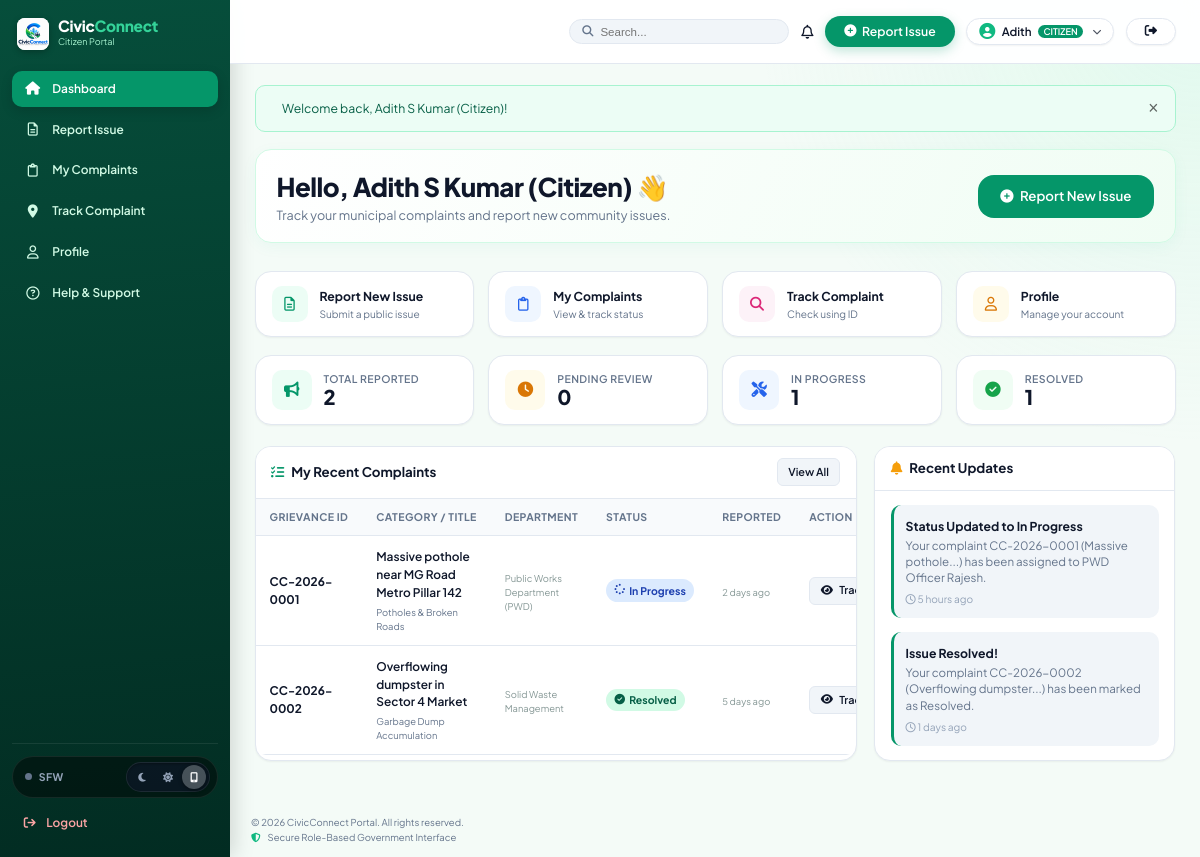
Screenshot of /citizen/dashboard.php (signed in) with the database file from the repository.
### tables this page shows
CREATE TABLE IF NOT EXISTS `complaints` (
    `id` INT AUTO_INCREMENT PRIMARY KEY,
    `complaint_uid` VARCHAR(30) UNIQUE NOT NULL,
    `citizen_id` INT NOT NULL,
    `category_id` INT NOT NULL,
    `department_id` INT NOT NULL,
    `title` VARCHAR(200) NOT NULL,
    `description` TEXT NOT NULL,
    `image` VARCHAR(255) DEFAULT NULL,
    `location` VARCHAR(255) NOT NULL,
    `latitude` DECIMAL(10, 8) DEFAULT NULL,
    `longitude` DECIMAL(11, 8) DEFAULT NULL,
    `status` ENUM('Pending', 'In Progress', 'Resolved', 'Rejected') DEFAULT 'Pending',
    `priority` ENUM('Low', 'Medium', 'High', 'Urgent') DEFAULT 'Medium',
    `assigned_to` INT DEFAULT NULL,
    `resolution_remarks` TEXT DEFAULT NULL,
    `resolution_image` VARCHAR(255) DEFAULT NULL,
    `resolved_at` TIMESTAMP NULL DEFAULT NULL,
    `created_at` TIMESTAMP DEFAULT CURRENT_TIMESTAMP,
    `updated_at` TIMESTAMP DEFAULT CURRENT_TIMESTAMP ON UPDATE CURRENT_TIMESTAMP,
    CONSTRAINT `fk_complaint_citizen` FOREIGN KEY (`citizen_id`) REFERENCES `users` (`id`) ON DELETE CASCADE,
    CONSTRAINT `fk_complaint_category` FOREIGN KEY (`category_id`) REFERENCES `categories` (`id`) ON DELETE RESTRICT,
    CONSTRAINT `fk_complaint_department` FOREIGN KEY (`department_id`) REFERENCES `departments` (`id`) ON DELETE RESTRICT,
    CONSTRAINT `fk_complaint_official` FOREIGN KEY (`assigned_to`) REFERENCES `users` (`id`) ON DELETE SET NULL
);

CREATE TABLE IF NOT EXISTS `categories` (
    `id` INT AUTO_INCREMENT PRIMARY KEY,
    `name` VARCHAR(100) NOT NULL,
    `department_id` INT NOT NULL,
    `description` VARCHAR(255) DEFAULT NULL,
    `sla_days` INT DEFAULT 3,
    `icon` VARCHAR(50) DEFAULT 'alert-circle',
    `created_at` TIMESTAMP DEFAULT CURRENT_TIMESTAMP,
    CONSTRAINT `fk_category_department` FOREIGN KEY (`department_id`) REFERENCES `departments` (`id`) ON DELETE CASCADE
);

CREATE TABLE IF NOT EXISTS `departments` (
    `id` INT AUTO_INCREMENT PRIMARY KEY,
    `name` VARCHAR(100) NOT NULL,
    `code` VARCHAR(20) NOT NULL UNIQUE,
    `description` TEXT,
    `head_name` VARCHAR(100) DEFAULT NULL,
    `contact_email` VARCHAR(100) DEFAULT NULL,
    `created_at` TIMESTAMP DEFAULT CURRENT_TIMESTAMP
);

CREATE TABLE IF NOT EXISTS `notifications` (
    `id` INT AUTO_INCREMENT PRIMARY KEY,
    `user_id` INT NOT NULL,
    `complaint_id` INT DEFAULT NULL,
    `title` VARCHAR(150) NOT NULL,
    `message` VARCHAR(255) NOT NULL,
    `is_read` TINYINT(1) DEFAULT 0,
    `created_at` TIMESTAMP DEFAULT CURRENT_TIMESTAMP,
    CONSTRAINT `fk_notification_user` FOREIGN KEY (`user_id`) REFERENCES `users` (`id`) ON DELETE CASCADE
);

### includes/auth.php (called while the page is built, shortened)
<?php
function isLoggedIn(): bool {
    return isset($_SESSION['user_id']) && !empty($_SESSION['user_id']);
}
function currentUser(): ?array {
    return [
        'id' => $_SESSION['user_id'] ?? null,
        'name' => $_SESSION['user_name'] ?? '',
        'email' => $_SESSION['user_email'] ?? '',
        'role' => $_SESSION['user_role'] ?? 'citizen',
        'department_id' => $_SESSION['user_department_id'] ?? null,
        'department_name' => $_SESSION['user_department_name'] ?? null,
        'phone' => $_SESSION['user_phone'] ?? '',
    ];
}

### citizen/dashboard.php (the view, shortened to what this page needs)
<?php
require_once __DIR__ . '/../includes/auth.php';
require_once __DIR__ . '/../includes/functions.php';
$user = currentUser();
$db = getDB();
$stmt = $db->prepare("SELECT COUNT(*) as total FROM complaints WHERE citizen_id = ?");
$stmt->execute([$user['id']]);
$totalComplaints = (int)$stmt->fetch()['total'];
$stmt = $db->prepare("SELECT COUNT(*) as pending FROM complaints WHERE citizen_id = ? AND status = 'Pending'");
$stmt->execute([$user['id']]);
$pendingCount = (int)$stmt->fetch()['pending'];
$stmt = $db->prepare("SELECT COUNT(*) as in_progress FROM complaints WHERE citizen_id = ? AND status = 'In Progress'");
$stmt->execute([$user['id']]);
$inProgressCount = (int)$stmt->fetch()['in_progress'];
$stmt = $db->prepare("SELECT COUNT(*) as resolved FROM complaints WHERE citizen_id = ? AND status = 'Resolved'");
$stmt->execute([$user['id']]);
$resolvedCount = (int)$stmt->fetch()['resolved'];
$stmt = $db->prepare("
    SELECT c.*, cat.name as category_name, d.name as department_name
    FROM complaints c
    JOIN categories cat ON c.category_id = cat.id
    JOIN departments d ON c.department_id = d.id
    WHERE c.citizen_id = ?
    ORDER BY c.created_at DESC
    LIMIT 5
");
$stmt->execute([$user['id']]);
$recentComplaints = $stmt->fetchAll();
$stmt = $db->prepare("SELECT * FROM notifications WHERE user_id = ? ORDER BY created_at DESC LIMIT 5");
$stmt->execute([$user['id']]);
$notifications = $stmt->fetchAll();
require_once __DIR__ . '/../includes/header.php';
?>
<div class="main-content">
    <?= renderFlash() ?>
    <div class="portal-header-banner">
        <div>
            <h1 class="portal-header-title">Hello, <?= htmlspecialchars($user['name']) ?> 👋</h1>
            <p class="portal-header-subtitle">Track your municipal complaints and report new community issues.</p>
        </div>
        <div class="portal-header-actions">
            <a href="<?= APP_URL ?>/citizen/report_issue.php" class="btn btn-primary btn-lg">
                <i class="fa-solid fa-plus-circle"></i> Report New Issue
            </a>
        </div>
    </div>
    <section class="citizen-quick-actions" aria-label="Quick actions">
        <a href="<?= APP_URL ?>/citizen/report_issue.php" class="quick-action-card report">
            <span><i class="fa-regular fa-file-lines"></i></span>
            <div><strong>Report New Issue</strong><small>Submit a public issue</small></div>
        </a>
        <a href="<?= APP_URL ?>/citizen/my_complaints.php" class="quick-action-card complaints">
            <span><i class="fa-regular fa-clipboard"></i></span>
            <div><strong>My Complaints</strong><small>View &amp; track status</small></div>
        </a>
        <a href="<?= APP_URL ?>/citizen/my_complaints.php" class="quick-action-card track">
            <span><i class="fa-solid fa-magnifying-glass"></i></span>
            <div><strong>Track Complaint</strong><small>Check using ID</small></div>
        </a>
        <a href="<?= APP_URL ?>/citizen/profile.php" class="quick-action-card profile">
            <span><i class="fa-regular fa-user"></i></span>
            <div><strong>Profile</strong><small>Manage your account</small></div>
        </a>
    </section>
    <div class="stat-grid">
        <div class="stat-card">
            <div class="stat-icon primary"><i class="fa-solid fa-bullhorn"></i></div>
            <div class="stat-info">
                <div class="stat-label">Total Reported</div>
                <div class="stat-value"><?= $totalComplaints ?></div>
            </div>
        </div>
        <div class="stat-card">
            <div class="stat-icon amber"><i class="fa-solid fa-clock"></i></div>
            <div class="stat-info">
                <div class="stat-label">Pending Review</div>
                <div class="stat-value"><?= $pendingCount ?></div>
            </div>
        </div>
        <div class="stat-card">
            <div class="stat-icon teal"><i class="fa-solid fa-screwdriver-wrench"></i></div>
            <div class="stat-info">
                <div class="stat-label">In Progress</div>
                <div class="stat-value"><?= $inProgressCount ?></div>
            </div>
        </div>
        <div class="stat-card">
            <div class="stat-icon emerald"><i class="fa-solid fa-circle-check"></i></div>
            <div class="stat-info">
                <div class="stat-label">Resolved</div>
                <div class="stat-value"><?= $resolvedCount ?></div>
            </div>
        </div>
    </div>
    <div class="portal-grid-2-1">
        <div class="card">
            <div class="card-header">
                <h3><i class="fa-solid fa-list-check" style="color: var(--primary);"></i> My Recent Complaints</h3>
                <a href="<?= APP_URL ?>/citizen/my_complaints.php" class="btn btn-secondary btn-sm">View All</a>
            </div>
            <div class="card-body" style="padding: 0;">
                <?php if (empty($recentComplaints)): ?>
                    <div style="padding: 3rem; text-align: center; color: var(--text-muted);">
                        <i class="fa-solid fa-inbox" style="font-size: 2.5rem; margin-bottom: 1rem; color: var(--text-subtle);"></i>
                        <p style="font-weight: 600;">You have not reported any issues yet.</p>
                        <a href="<?= APP_URL ?>/citizen/report_issue.php" class="btn btn-primary btn-sm" style="margin-top: 1rem;">
                            Report Your First Grievance
                        </a>
                    </div>
                <?php else: ?>
                    <div class="table-responsive">
                        <table class="table">
                            <thead>
                                <tr>
                                    <th>Grievance ID</th>
                                    <th>Category / Title</th>
                                    <th>Department</th>
                                    <th>Status</th>
                                    <th>Reported</th>
                                    <th>Action</th>
                                </tr>
                            </thead>
                            <tbody>
                                <?php foreach ($recentComplaints as $c): ?>
                                    <tr>
                                        <td><strong><?= htmlspecialchars($c['complaint_uid']) ?></strong></td>
                                        <td>
                                            <div style="font-weight: 600; color: var(--secondary);"><?= htmlspecialchars($c['title']) ?></div>
                                            <small style="color: var(--text-muted);"><?= htmlspecialchars($c['category_name']) ?></small>
                                        </td>
                                        <td><small><?= htmlspecialchars($c['department_name']) ?></small></td>
                                        <td><?= getStatusBadge($c['status']) ?></td>
                                        <td><small><?= timeAgo($c['created_at']) ?></small></td>
                                        <td>
                                            <a href="<?= APP_URL ?>/citizen/complaint_details.php?id=<?= $c['id'] ?>" class="btn btn-secondary btn-sm">
                                                <i class="fa-solid fa-eye"></i> Track
                                            </a>
                                        </td>
                                    </tr>
                                <?php endforeach; ?>
                            </tbody>
                        </table>
                    </div>
                <?php endif; ?>
            </div>
        </div>
        <div class="card">
            <div class="card-header">
                <h3><i class="fa-solid fa-bell" style="color: var(--accent-amber);"></i> Recent Updates</h3>
            </div>
            <div class="card-body">
                <?php if (empty($notifications)): ?>
                    <p style="color: var(--text-muted); font-size: 0.9rem; text-align: center; padding: 1.5rem 0;">No new notifications.</p>
                <?php else: ?>
                    <div style="display: flex; flex-direction: column; gap: 1rem;">
                        <?php foreach ($notifications as $n): ?>
                            <div style="padding: 0.85rem; background: var(--bg-surface); border-radius: var(--radius-md); border-left: 3px solid var(--primary);">
                                <div style="font-weight: 700; font-size: 0.875rem; color: var(--secondary); margin-bottom: 0.2rem;">
                                    <?= htmlspecialchars($n['title']) ?>
                                </div>
                                <div style="font-size: 0.825rem; color: var(--text-muted); line-height: 1.4;">
                                    <?= htmlspecialchars($n['message']) ?>
                                </div>
                                <div style="font-size: 0.725rem; color: var(--text-subtle); margin-top: 0.35rem;">
                                    <i class="fa-regular fa-clock"></i> <?= timeAgo($n['created_at']) ?>
                                </div>
                            </div>
                        <?php endforeach; ?>
                    </div>
                <?php endif; ?>
            </div>
        </div>
    </div>
</div>
<?php require_once __DIR__ . '/../includes/footer.php'; ?>

### includes/functions.php (shortened to what this page needs)
<?php
function getFlash(): ?array {
    if (isset($_SESSION['flash'])) {
        $flash = $_SESSION['flash'];
        return $flash;
    }
    return null;
}
function renderFlash(): string {
    $flash = getFlash();
    $type = $flash['type'] === 'danger' ? 'danger' : ($flash['type'] === 'success' ? 'success' : ($flash['type'] === 'warning' ? 'warning' : 'info'));
    $icons = [
        'success' => '<i class="fa-solid fa-circle-check"></i>',
        'danger' => '<i class="fa-solid fa-triangle-exclamation"></i>',
        'warning' => '<i class="fa-solid fa-circle-exclamation"></i>',
        'info' => '<i class="fa-solid fa-circle-info"></i>'
    ];
    $icon = $icons[$type] ?? $icons['info'];
    return "<div class='alert alert-{$type} animate-fade-in' role='alert'>
        <div class='alert-icon'>{$icon}</div>
        <div class='alert-content'>" . htmlspecialchars($flash['message']) . "</div>
        <button type='button' class='alert-close' onclick='this.parentElement.remove()'>&times;</button>
    </div>";
}
function getStatusBadge(string $status): string {
    $statusLower = strtolower($status);
    $map = [
        'pending' => ['bg' => 'badge-pending', 'icon' => 'fa-regular fa-clock', 'text' => 'Pending Review'],
        'in progress' => ['bg' => 'badge-progress', 'icon' => 'fa-solid fa-spinner fa-spin-pulse', 'text' => 'In Progress'],
        'resolved' => ['bg' => 'badge-resolved', 'icon' => 'fa-solid fa-circle-check', 'text' => 'Resolved'],
        'rejected' => ['bg' => 'badge-rejected', 'icon' => 'fa-solid fa-circle-xmark', 'text' => 'Rejected'],
    ];
    $cfg = $map[$statusLower] ?? ['bg' => 'badge-secondary', 'icon' => 'fa-solid fa-tag', 'text' => $status];
    return "<span class='badge {$cfg['bg']}'><i class='{$cfg['icon']}'></i> " . htmlspecialchars($cfg['text']) . "</span>";
}
function timeAgo(?string $datetime): string {
    $time = strtotime($datetime);
    $diff = time() - $time;
    if ($diff < 86400) return floor($diff / 3600) . ' hours ago';
    if ($diff < 604800) return floor($diff / 86400) . ' days ago';
    return date('M d, Y', $time);
}

### rows the page displays
complaints: complaint_uid "CC-2026-0001", title "Massive pothole near MG Road Metro Pillar 142", category.name "Potholes & Broken Roads", department.name "Public Works Department (PWD)", status "In Progress", created_at "2 days ago"
complaints: complaint_uid "CC-2026-0002", title "Overflowing dumpster in Sector 4 Market", category.name "Garbage Dump Accumulation", department.name "Solid Waste Management", status "Resolved", created_at "5 days ago"
notifications: title "Status Updated to In Progress", message "Your complaint CC-2026-0001 (Massive pothole...) has been assigned to PWD Officer Rajesh.", created_at "5 hours ago"
notifications: title "Issue Resolved!", message "Your complaint CC-2026-0002 (Overflowing dumpster...) has been marked as Resolved.", created_at "1 days ago"

### other values shown
explode(' ', $user['name'])[0] "Adith"
$user['role'] "CITIZEN"
$user['role'] "Citizen"
$flash['message'] "Welcome back, Adith S Kumar (Citizen)!"
$user['name'] "Adith S Kumar (Citizen)"
$totalComplaints "2"
$pendingCount "0"
$inProgressCount "1"
$resolvedCount "1"
